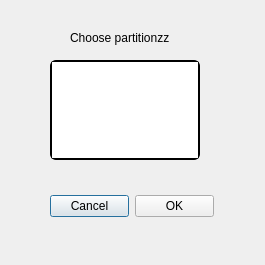
<?xml version="1.0" encoding="UTF-8"?>
<ui version="4.0">
 <class>backupDialog</class>
 <widget class="QDialog" name="backupDialog">
  <property name="geometry">
   <rect>
    <x>0</x>
    <y>0</y>
    <width>265</width>
    <height>265</height>
   </rect>
  </property>
  <property name="minimumSize">
   <size>
    <width>265</width>
    <height>265</height>
   </size>
  </property>
  <property name="maximumSize">
   <size>
    <width>265</width>
    <height>265</height>
   </size>
  </property>
  <property name="windowTitle">
   <string>Kodi Backup</string>
  </property>
  <widget class="QWidget" name="layoutWidget">
   <property name="geometry">
    <rect>
     <x>50</x>
     <y>190</y>
     <width>164</width>
     <height>32</height>
    </rect>
   </property>
   <layout class="QHBoxLayout" name="horizontalLayout">
    <item>
     <widget class="QPushButton" name="cancelButton">
      <property name="text">
       <string>Cancel</string>
      </property>
     </widget>
    </item>
    <item>
     <widget class="QPushButton" name="okButton">
      <property name="text">
       <string>OK</string>
      </property>
     </widget>
    </item>
   </layout>
  </widget>
  <widget class="QListWidget" name="listDirectories_backup">
   <property name="geometry">
    <rect>
     <x>50</x>
     <y>60</y>
     <width>150</width>
     <height>100</height>
    </rect>
   </property>
   <property name="minimumSize">
    <size>
     <width>150</width>
     <height>100</height>
    </size>
   </property>
   <property name="maximumSize">
    <size>
     <width>150</width>
     <height>100</height>
    </size>
   </property>
   <property name="toolTip">
    <string>&lt;html&gt;&lt;head/&gt;&lt;body&gt;&lt;p&gt;Click Kodi&amp;quot;s root partition. Default is /sdcard/&lt;/p&gt;&lt;/body&gt;&lt;/html&gt;</string>
   </property>
   <property name="styleSheet">
    <string notr="true">QListWidget {
    border: 2px solid #8f8f91;
    border-radius: 6px;
    border-color: black;
  
}</string>
   </property>
  </widget>
  <widget class="QListWidget" name="listDirectories_backup2">
   <property name="geometry">
    <rect>
     <x>80</x>
     <y>440</y>
     <width>150</width>
     <height>100</height>
    </rect>
   </property>
   <property name="minimumSize">
    <size>
     <width>150</width>
     <height>100</height>
    </size>
   </property>
   <property name="maximumSize">
    <size>
     <width>150</width>
     <height>100</height>
    </size>
   </property>
   <property name="toolTip">
    <string>&lt;html&gt;&lt;head/&gt;&lt;body&gt;&lt;p&gt;Click Kodi&amp;quot;s thumbnail partition. Default is /sdcard/&lt;/p&gt;&lt;/body&gt;&lt;/html&gt;</string>
   </property>
   <property name="styleSheet">
    <string notr="true">QListWidget {
    border: 2px solid #8f8f91;
    border-radius: 6px;
    border-color: black;
  
}</string>
   </property>
  </widget>
  <widget class="QLabel" name="backup_label2">
   <property name="geometry">
    <rect>
     <x>80</x>
     <y>410</y>
     <width>181</width>
     <height>16</height>
    </rect>
   </property>
   <property name="text">
    <string>Thumbnails:  /sdcard/</string>
   </property>
  </widget>
  <widget class="QLabel" name="label">
   <property name="geometry">
    <rect>
     <x>70</x>
     <y>30</y>
     <width>121</width>
     <height>16</height>
    </rect>
   </property>
   <property name="text">
    <string>Choose partitionzz</string>
   </property>
  </widget>
 </widget>
 <resources/>
 <connections>
  <connection>
   <sender>okButton</sender>
   <signal>clicked()</signal>
   <receiver>backupDialog</receiver>
   <slot>accept()</slot>
   <hints>
    <hint type="sourcelabel">
     <x>210</x>
     <y>185</y>
    </hint>
    <hint type="destinationlabel">
     <x>183</x>
     <y>110</y>
    </hint>
   </hints>
  </connection>
  <connection>
   <sender>cancelButton</sender>
   <signal>clicked()</signal>
   <receiver>backupDialog</receiver>
   <slot>reject()</slot>
   <hints>
    <hint type="sourcelabel">
     <x>110</x>
     <y>185</y>
    </hint>
    <hint type="destinationlabel">
     <x>183</x>
     <y>110</y>
    </hint>
   </hints>
  </connection>
  <connection>
   <sender>listDirectories_backup</sender>
   <signal>itemDoubleClicked(QListWidgetItem*)</signal>
   <receiver>backupDialog</receiver>
   <slot>accept()</slot>
   <hints>
    <hint type="sourcelabel">
     <x>124</x>
     <y>109</y>
    </hint>
    <hint type="destinationlabel">
     <x>132</x>
     <y>132</y>
    </hint>
   </hints>
  </connection>
 </connections>
</ui>
